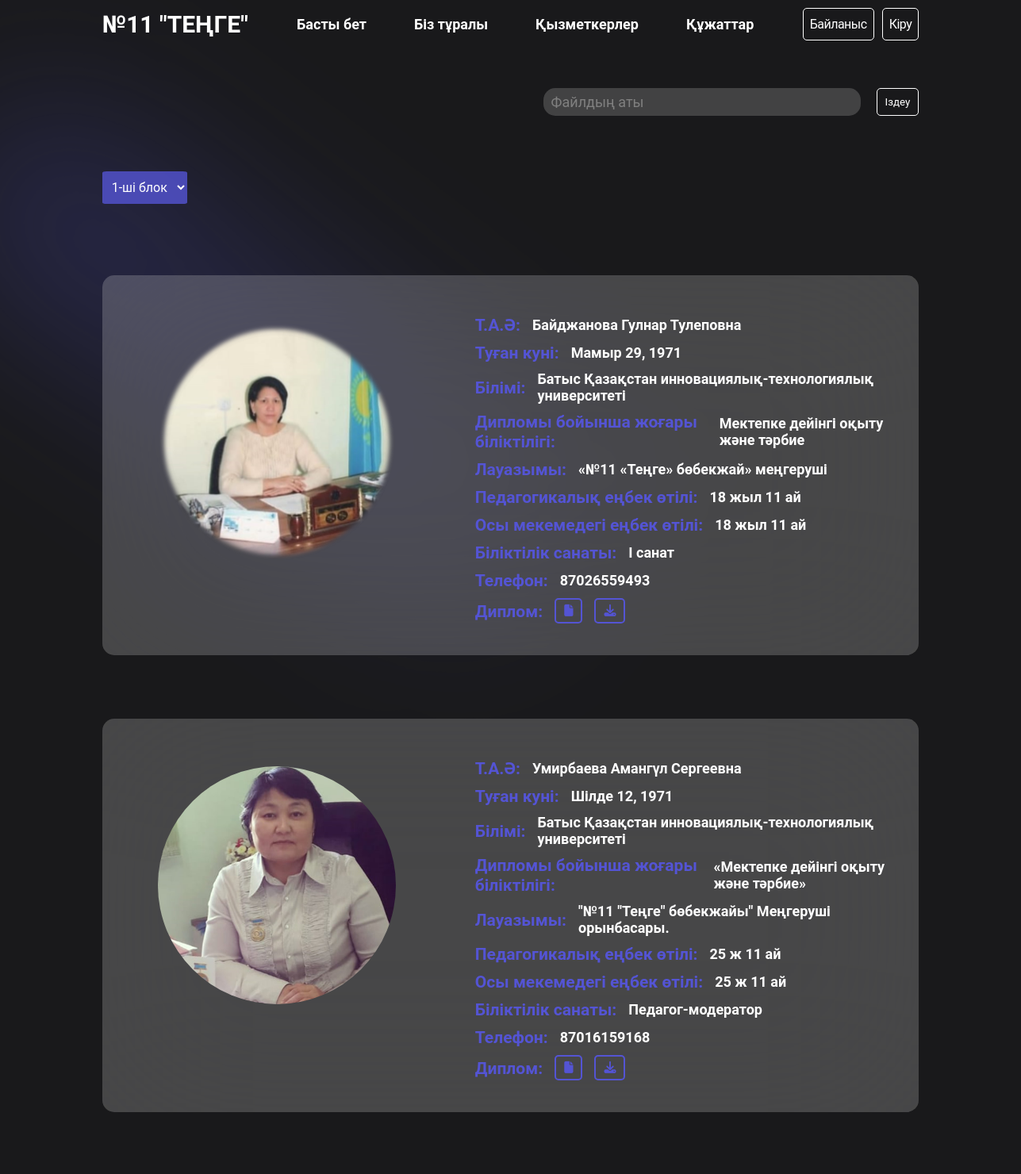
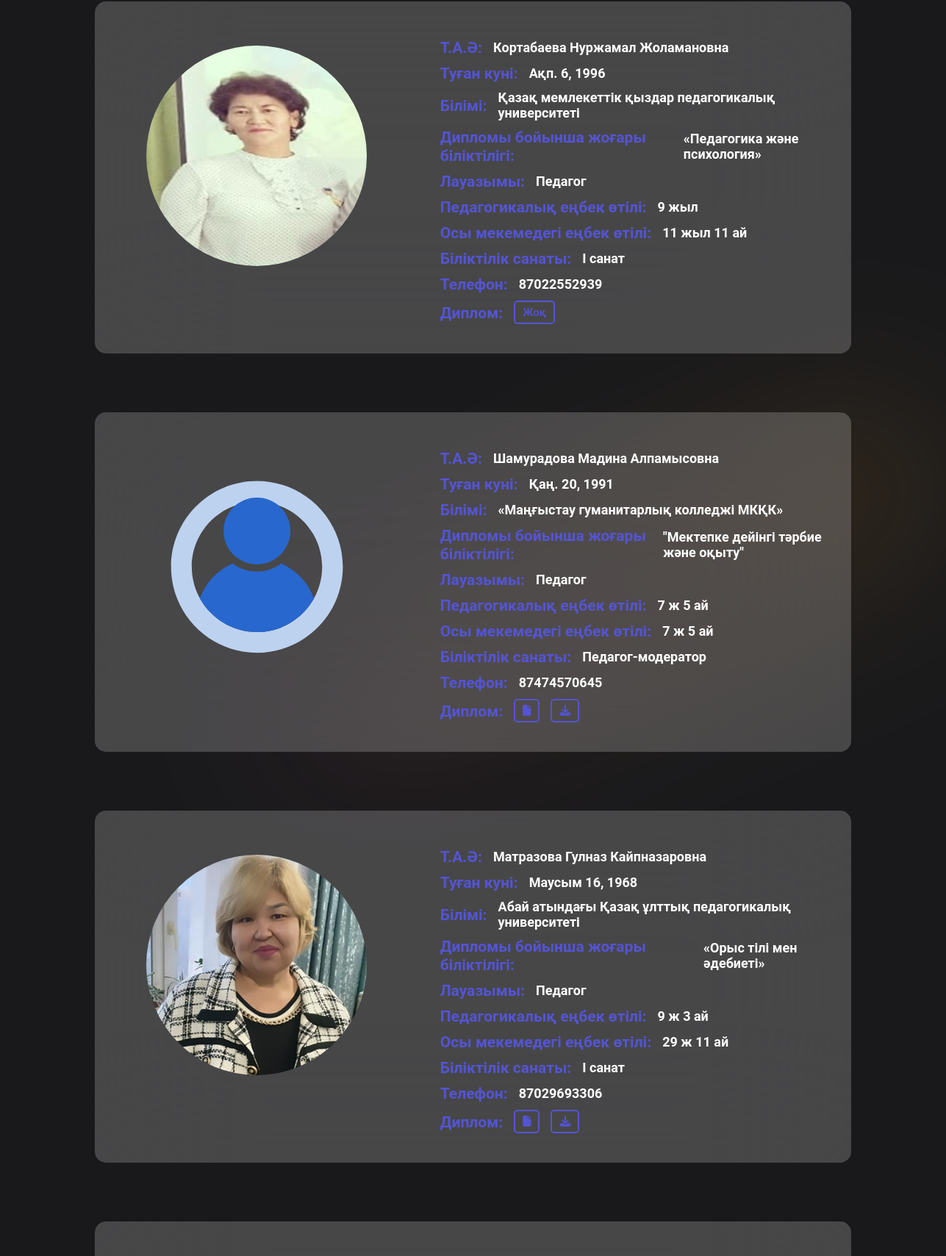
Screenshot of /teachers/ (upper part) with the database file from the repository (2 pictures, top to bottom).
### app/models.py (models this page shows, shortened)
class Teacher(models.Model):
    first_name = models.CharField(max_length=255)
    last_name = models.CharField(max_length=255)
    middle_name = models.CharField(max_length=255, null=True, blank=True)
    birth_date = models.DateField()
    education = models.CharField(max_length=1000)
    diploma = models.FileField(upload_to='diplomas/', null=True, blank=True)
    qualification = models.CharField(max_length=255)
    position = models.CharField(max_length=255)
    experience = models.CharField(max_length=255)
    overall_experience = models.CharField(max_length=255)
    category = models.CharField(max_length=255)
    phone_number = models.CharField(max_length=12)
    image = models.ImageField(upload_to='avatars/', null=True, blank=True)
    block = models.CharField(max_length=10, choices=block_choices)

### app/views.py (the view)
# urls.py: path('teachers/', Staff.as_view(), name='teachers'),
class Staff(generic.ListView):
    model = Teacher
    template_name = 'teacher.html'
    context_object_name = 'teachers'
    paginate_by = 10
    def get_queryset(self):
        queryset = Teacher.objects.all()
        block = self.request.GET.get('block')
        if block:
            queryset = queryset.filter(block=str(block))
        else:
            queryset = queryset.filter(block='1')
        return queryset

### templates/teacher.html (shortened to what this page needs)
{% extends 'base.html' %}
{% block content%}
<div style="display: flex; justify-content: space-between; align-items: center;">
  <select name="block" id="block" class="custom-select">
    <option value="1" {% if request.GET.block == "1" %}selected{% endif %}>1-ші блок</option>
  </select>
</div>
{% for teacher in teachers %}
<div class="card">
  <div class="image">
    {% if teacher.image %}
    <img class="teacher_image" src="{{ teacher.image.url }}" alt="">
    {% else %}
    <img class="teacher_image" src="../media/avatars/user-244.svg" alt="">
    {% endif %}
  </div>
  <div class="info">
    <span>
      <h3>Т.А.Ә:</h3>
      <h4>{{ teacher.last_name }} {{ teacher.first_name }} {% if teacher.middle_name %} {{ teacher.middle_name }} {% endif %}</h4>
    </span>
    <span>
      <h3>Туған куні:</h3>
      <h4>{{ teacher.birth_date }}</h4>
    </span>
    <span>
      <h3>Білімі: </h3>
      <h4>{{ teacher.education }}</h4>
    </span>
    <span>
      <h3>Дипломы бойынша жоғары біліктілігі:</h3>
      <h4>{{ teacher.qualification }}</h4>
    </span>
    <span>
      <h3>Лауазымы:</h3>
      <h4>{{ teacher.position }}</h4>
    </span>
    <span>
      <h3>Педагогикалық еңбек өтілі:</h3>
      <h4>{{ teacher.experience }}</h4>
    </span>
    <span>
      <h3>Осы мекемедегі еңбек өтілі:</h3>
      <h4>{{ teacher.overall_experience }}</h4>
    </span>
    <span>
      <h3>Біліктілік санаты:</h3>
      <h4>{{ teacher.category }}</h4>
    </span>
    <span>
      <h3>Телефон:</h3>
      <h4>{{ teacher.phone_number }}</h4>
    </span>
    <span>
      <h3>Диплом:</h3>
      {% if teacher.diploma %}
      <a href="{{ teacher.diploma.url }}" target="_blank"><button><i class="fa-solid fa-file"></i></button></a>
      <a href="{{ teacher.diploma.url }}" download> <button><i class="fa-solid fa-download"></i></button></a>
      {% else %}
      <a href="#" download> <button disabled>Жоқ</button></a>
      {% endif %}
    </span>
  </div>
</div>
{% endfor %}
{% endblock %}

### static/style.css (style rules this page uses)
* { margin: 0; padding: 0; box-sizing: border-box; font-family: "Roboto", sans-serif; }
html { scroll-behavior: smooth; }
body { display: flex; flex-direction: column; height: 100vh; background: #19191b; color: #fff; overflow-x: hidden; }
.card button { margin: 0; padding: 5px 10px; color: #5454d4; background: none; border-radius: 5px; font-weight: 500; font-size: 15px; border: 2px solid #5454d4; cursor: pointer; }
.custom-select { color: #fff; outline: none; border: none; background-color: #5454d4cc; padding: 10px 8px; border-radius: 5%; font-size: 16px; cursor: pointer; margin: 10px 0; }
.custom-select > option { background-color: #5454d4cc; }
.card { padding: 40px 10px; background: rgba(255,255,255,0.2); border-radius: 15px; display: flex; justify-content: space-around; margin: 80px 0; backdrop-filter: blur(100px); gap: clamp(50px, 100px, 100px); }
.card > .info { z-index: 3; flex: 1; }
.info { display: flex; flex-direction: column; gap: 10px; }
.info span { display: flex; font-size: 18px; align-items: center; font-weight: 400; gap:15px; }
.card .image { padding: 20px 0 20px 60px; }
.card h3 { color: #5454d4; }
.teacher_image { height: 300px; width: 300px; border-radius: 50%; }

### rows the page displays
Teacher: image (picture), last_name "Байджанова", first_name "Гулнар", middle_name "Тулеповна", birth_date "Мамыр 29, 1971", education "Батыс Қазақстан инновациялық-технологиялық университеті", qualification "Мектепке дейінгі оқыту және тәрбие", position "«№11 «Теңге» бөбекжай» меңгеруші", experience "18 жыл 11 ай", overall_experience "18 жыл 11 ай", category "І санат", phone_number "87026559493"
Teacher: image (picture), last_name "Умирбаева", first_name "Амангүл", middle_name "Сергеевна", birth_date "Шілде 12, 1971", education "Батыс Қазақстан инновациялық-технологиялық университеті", qualification "«Мектепке дейінгі оқыту және тәрбие»", position "\"№11 \"Теңге\" бөбекжайы\" Меңгеруші орынбасары.", experience "25 ж 11 ай", overall_experience "25 ж 11 ай", category "Педагог-модератор", phone_number "87016159168"
Teacher: image (picture), last_name "Кортабаева", first_name "Нуржамал", middle_name "Жоламановна", birth_date "Ақп. 6, 1996", education "Қазақ мемлекеттік қыздар педагогикалық университеті", qualification "«Педагогика және психология»", position "Педагог", experience "9 жыл", overall_experience "11 жыл 11 ай", category "І санат", phone_number "87022552939", diploma "Жоқ"
Teacher: last_name "Шамурадова", first_name "Мадина", middle_name "Алпамысовна", birth_date "Қаң. 20, 1991", education "«Маңғыстау гуманитарлық колледжі МКҚК»", qualification "\"Мектепке дейінгі тәрбие және оқыту\"", position "Педагог", experience "7 ж 5 ай", overall_experience "7 ж 5 ай", category "Педагог-модератор", phone_number "87474570645"
Teacher: image (picture), last_name "Матразова", first_name "Гулназ", middle_name "Кайпназаровна", birth_date "Маусым 16, 1968", education "Абай атындағы Қазақ ұлттық педагогикалық университеті", qualification "«Орыс тілі мен әдебиеті»", position "Педагог", experience "9 ж 3 ай", overall_experience "29 ж 11 ай", category "І санат", phone_number "87029693306"
